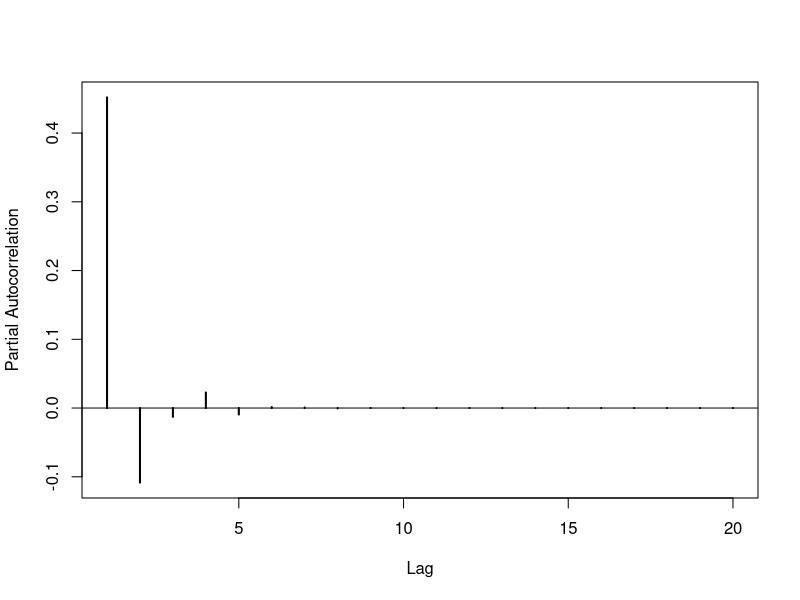
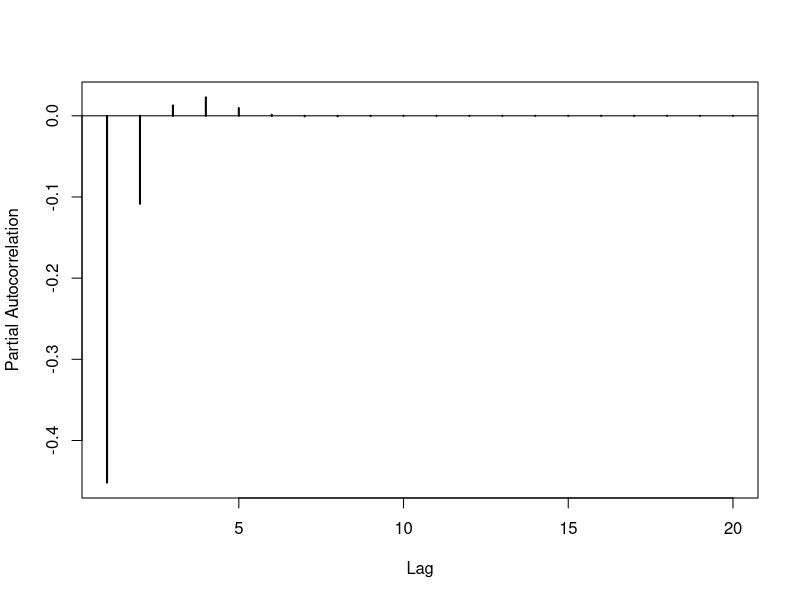
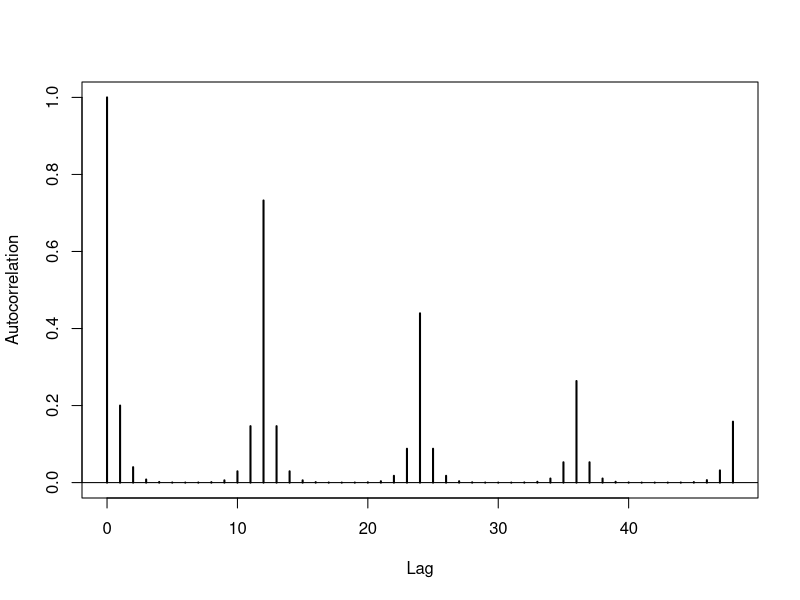
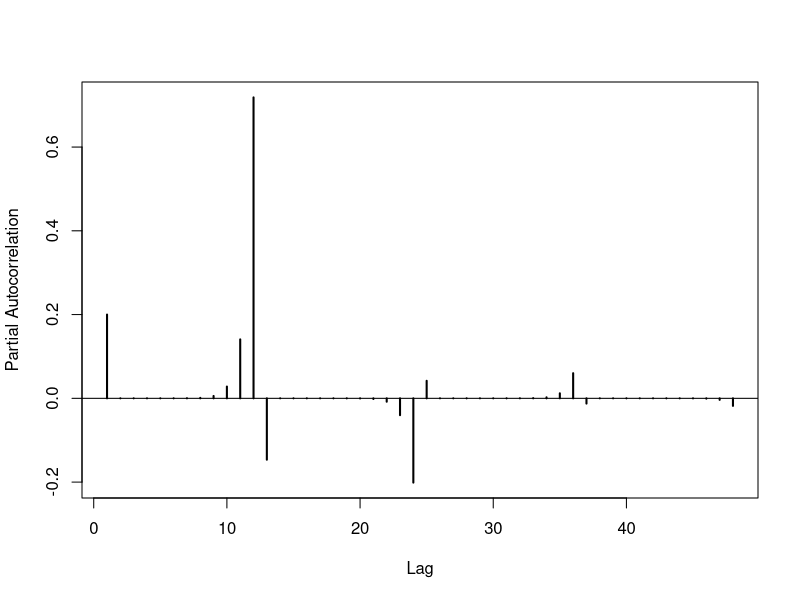

Here is the R script that generated these plots, in order: (Note: this script raises an error after producing the figures.)
## ---- chunk 1
knitr::opts_chunk$set(echo = TRUE)
## ---- chunk 2
plot(1:20, ARMAacf(ma=c(0.5,0.15), lag.max=20, pacf=TRUE), type="h", 
     xlab="Lag", ylab="Partial Autocorrelation", lwd=2)
abline(h=0)
## ---- chunk 3
plot(1:20, ARMAacf(ma=c(-0.5,0.15), lag.max=20, pacf=TRUE), type="h", 
     xlab="Lag", ylab="Partial Autocorrelation", lwd=2)
abline(h=0)
## ---- chunk 4
plot(0:48, ARMAacf(ar=c(0.2,rep(0,10),0.6,-0.12), ma=c(rep(0,11),0.3), 
                   lag.max=48), type="h", xlab="Lag", 
                   ylab="Autocorrelation", lwd=2)
abline(h=0)
## ---- chunk 5
plot(1:48, ARMAacf(ar=c(0.2,rep(0,10),0.6,-0.12), ma=c(rep(0,11),0.3), 
                   lag.max=48, pacf=TRUE), type="h", xlab="Lag", 
                   ylab="Partial Autocorrelation", lwd=2)
abline(h=0)
## ---- chunk 6
dax.logprice <- log(EuStockMarkets[1:1000,1])
## ---- chunk 7
library(forecast)
d1q1.fit <- Arima(dax.logprice, order=c(0,1,1))
(d1q1.fc <- forecast(d1q1.fit, h=1, level=0.95))
## ---- chunk 8
theta <- d1q1.fit$coef
sigma2 <- d1q1.fit$sigma2
Yn <- dax.logprice[1000]

n <- 1000
c <- numeric(n)
c[n] <- sigma2*theta

G = matrix(nrow=n,ncol=n,0)

for (i in 1:n) {
    for (j in i:n) {
      if (i-j == 0 ) {
        G[i,j] <- (1+theta^2)*sigma2
      }
      if (abs(i-j) == 1){
        G[i,j] <- theta*sigma2
      }
      if (abs(i-j) > 1){
        G[i,j] <- 0
      }
    }
}

a <- solve(G) %*% c

X <- c(0, diff(dax.logprice))

(Yhat <- Yn + t(a) %*% X)

## ---- chunk 9
low <- Yhat - qnorm(0.975)*sqrt(d1q1.fit$sigma2)
high <- Yhat + qnorm(0.975)*sqrt(d1q1.fit$sigma2)
(PI <- data.frame(Yhat, low, high))
## ---- chunk 10
data(jj, package="astsa")
head(jj, 8)
## ---- chunk 11
jj.model <- auto.arima(jj)
plot(jj.model$residuals)
## ---- chunk 12
logjj.model <- auto.arima(log(jj), seasonal=FALSE)
checkresiduals(logjj.model)
## ---- chunk 13
logjjs.model <- auto.arima(log(jj))
checkresiduals(logjjs.model)
## ---- chunk 14
logjjs.fc <- forecast(logjjs.model, h=8)
plot(logjjs.fc)
